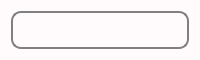
<?xml version="1.0" encoding="UTF-8"?>
<ui version="4.0">
 <class>Contact</class>
 <widget class="QWidget" name="Contact">
  <property name="geometry">
   <rect>
    <x>0</x>
    <y>0</y>
    <width>200</width>
    <height>60</height>
   </rect>
  </property>
  <property name="sizePolicy">
   <sizepolicy hsizetype="MinimumExpanding" vsizetype="Fixed">
    <horstretch>0</horstretch>
    <verstretch>0</verstretch>
   </sizepolicy>
  </property>
  <property name="minimumSize">
   <size>
    <width>120</width>
    <height>60</height>
   </size>
  </property>
  <property name="maximumSize">
   <size>
    <width>16777215</width>
    <height>16777215</height>
   </size>
  </property>
  <property name="windowTitle">
   <string>Form</string>
  </property>
  <property name="styleSheet">
   <string notr="true"> QLineEdit {
     border: 2px solid gray;
     border-radius: 10px;
     padding: 0 8px;
     background: rgb(255, 251, 217);
     selection-background-color: darkgray;
 }
QWidget{
	     background: rgb(255, 251, 252);
}</string>
  </property>
  <layout class="QGridLayout" name="gridLayout">
   <item row="0" column="0">
    <widget class="QLineEdit" name="lineEdit_contact_name">
     <property name="sizePolicy">
      <sizepolicy hsizetype="Expanding" vsizetype="Expanding">
       <horstretch>0</horstretch>
       <verstretch>0</verstretch>
      </sizepolicy>
     </property>
     <property name="styleSheet">
      <string notr="true"/>
     </property>
    </widget>
   </item>
  </layout>
 </widget>
 <resources/>
 <connections/>
</ui>
